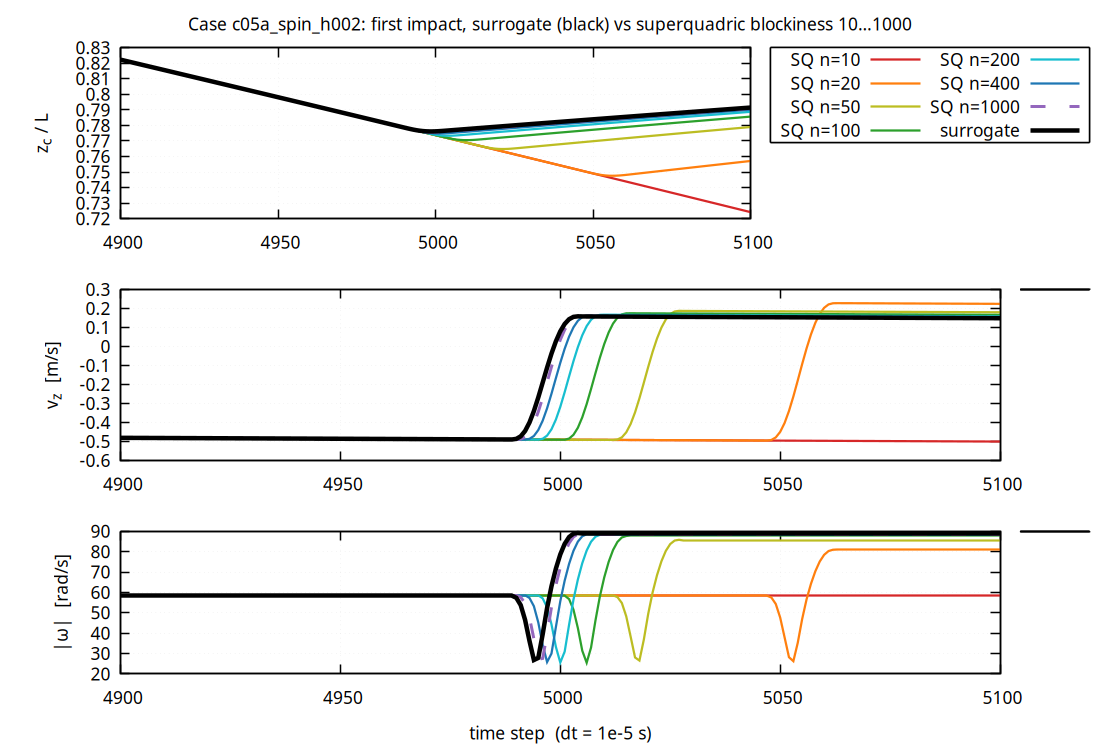

Write the gnuplot code that produced this figure.
load "common.gp"
set output "fig_c05a_spin_h002_first_impact.png"
set multiplot layout 3,1 title "Case c05a_spin_h002: first impact, surrogate (black) vs superquadric blockiness 10…1000" noenhanced
set xrange [4900:5100]
set key outside right
set lmargin 12
P(m) = S."ts_c05a_spin_h002_".m.".dat"
set ylabel "z_c / L"
unset xlabel
plot P("sq_n10")   u 1:($5/0.01) w l ls 2 t "SQ n=10", \
     P("sq_n20")   u 1:($5/0.01) w l ls 3 t "SQ n=20", \
     P("sq_n50")   u 1:($5/0.01) w l ls 4 t "SQ n=50", \
     P("sq_n100")  u 1:($5/0.01) w l ls 5 t "SQ n=100", \
     P("sq_n200")  u 1:($5/0.01) w l ls 6 t "SQ n=200", \
     P("sq_n400")  u 1:($5/0.01) w l ls 7 t "SQ n=400", \
     P("sq_n1000") u 1:($5/0.01) w l ls 8 t "SQ n=1000", \
     P("surrogate") u 1:($5/0.01) w l ls 1 t "surrogate"
set ylabel "v_z  [m/s]"
plot P("sq_n10")   u 1:8 w l ls 2 notitle, P("sq_n20") u 1:8 w l ls 3 notitle, P("sq_n50") u 1:8 w l ls 4 notitle, \
     P("sq_n100")  u 1:8 w l ls 5 notitle, P("sq_n200") u 1:8 w l ls 6 notitle, P("sq_n400") u 1:8 w l ls 7 notitle, \
     P("sq_n1000") u 1:8 w l ls 8 notitle, P("surrogate") u 1:8 w l ls 1 notitle
set ylabel "|ω|  [rad/s]"
set xlabel "time step  (dt = 1e-5 s)"
W(i,j,k) = sqrt(i*i+j*j+k*k)
plot P("sq_n10")   u 1:(W($9,$10,$11)) w l ls 2 notitle, P("sq_n20") u 1:(W($9,$10,$11)) w l ls 3 notitle, \
     P("sq_n50")   u 1:(W($9,$10,$11)) w l ls 4 notitle, P("sq_n100") u 1:(W($9,$10,$11)) w l ls 5 notitle, \
     P("sq_n200")  u 1:(W($9,$10,$11)) w l ls 6 notitle, P("sq_n400") u 1:(W($9,$10,$11)) w l ls 7 notitle, \
     P("sq_n1000") u 1:(W($9,$10,$11)) w l ls 8 notitle, P("surrogate") u 1:(W($9,$10,$11)) w l ls 1 notitle
unset multiplot
